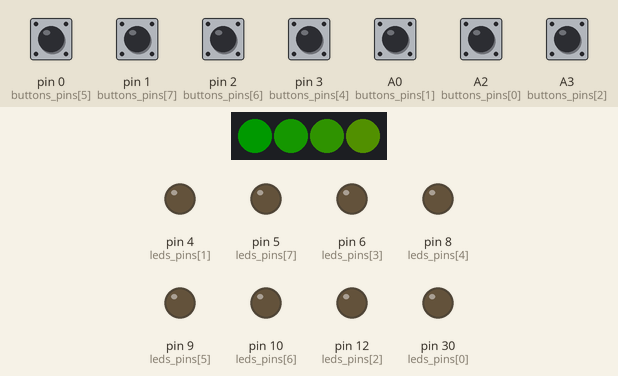
This sketch was run on a simulated Arduino Leonardo, built with avr-gcc and run on an emulated ATmega32U4. On the bench: 4 RGB LEDs in strip order, left to right, output pins drawn as LEDs (lit = HIGH). The inputs (shaded band) are chosen by the test bench; at power-on: A0 (buttons_pins[1]), A2 (buttons_pins[0]), A3 (buttons_pins[2]), pin 0 (buttons_pins[5]), pin 1 (buttons_pins[7]), pin 2 (buttons_pins[6]), pin 3 (buttons_pins[4]) HIGH. Dim RGB values are drawn brighter than linear; USB keyboard and mouse output is not drawn.

Above: at 0.15 s.
At 4.74 s:
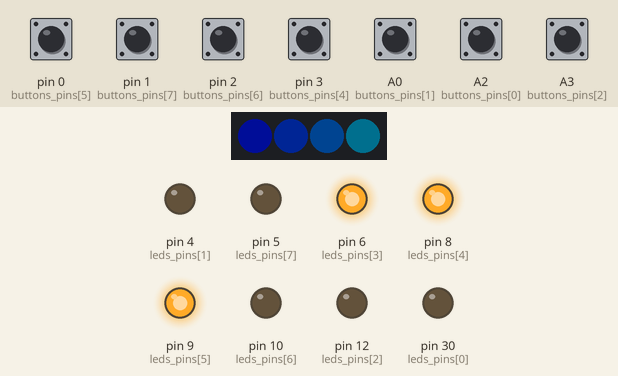
At 9.63 s:
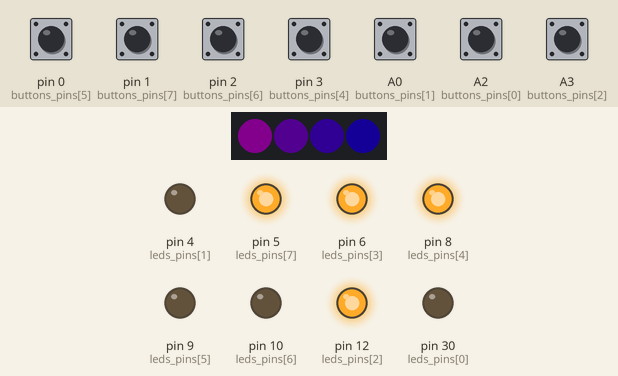
At 19.73 s:
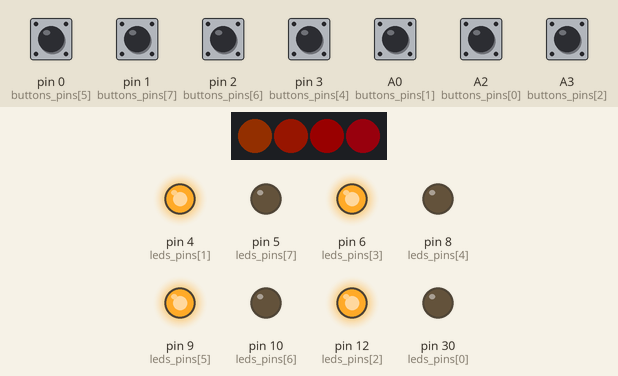
At 29.52 s:
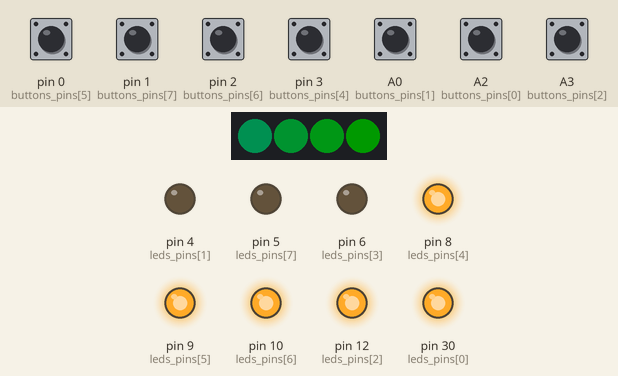
At 39.61 s:
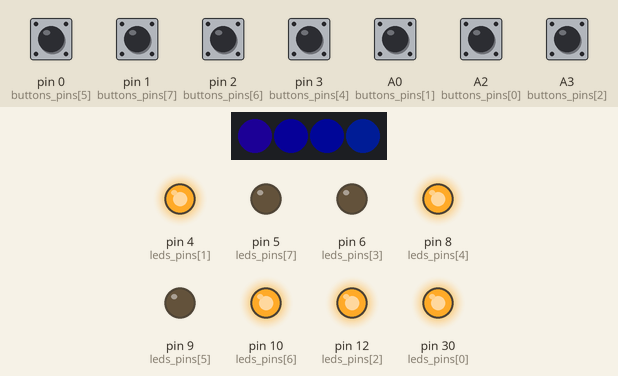
Timing chart, 0 to 40.0 s (numbered marks = the images above):
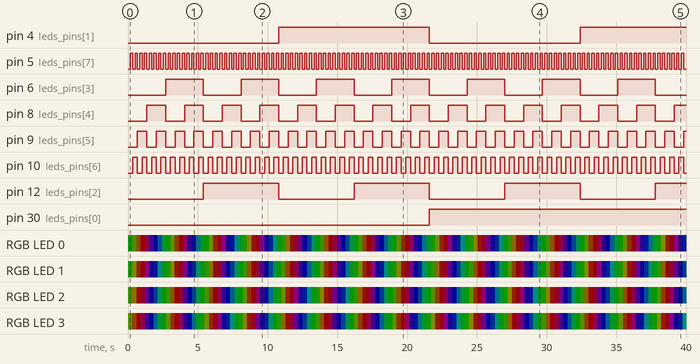

The sketch:

gamepad_card.ino
```cpp
#include <Adafruit_NeoPixel.h>
#include <Joystick.h>

#define PIXEL_NUM	4
#define PIXEL_PIN	A5
#define PIXEL_BRIGH	25

uint8_t buttons_pins[8] = {
	A2,
	A0,
	A3,
	A3,
	3,
	0,
	2,
	1
};

uint8_t leds_pins[8] = {
	30,
	4,
	12,
	6,
	8,
	9,
	10,
	5
};

uint8_t lastButtonState[8] = {1,1,1,1,1,1,1,1};

Joystick_ Joystick;
Adafruit_NeoPixel pixels(PIXEL_NUM, PIXEL_PIN, NEO_GRB + NEO_KHZ800);
uint32_t j=0;

uint32_t Wheel(byte WheelPos) {
	if(WheelPos < 85) {
		return pixels.Color(WheelPos * 3, 255 - WheelPos * 3, 0);
	} else if(WheelPos < 170) {
		WheelPos -= 85;
		return pixels.Color(255 - WheelPos * 3, 0, WheelPos * 3);
	} else {
		WheelPos -= 170;
		return pixels.Color(0, WheelPos * 3, 255 - WheelPos * 3);
	}
}


void setup() {
	pixels.begin();
	Joystick.begin();

	for (uint8_t i=0; i<8; i++) {
		pinMode(buttons_pins[i], INPUT);
		digitalWrite(buttons_pins[i], HIGH);
	}

	for (uint8_t i=0; i<8; i++) {
		pinMode(leds_pins[i], OUTPUT);
	}
}

void loop() {

	for (uint8_t i=0; i<8; i++) {
		uint8_t d = digitalRead(buttons_pins[i]);
		if (d != lastButtonState[i]) {
			Joystick.setButton(i, !d);
			lastButtonState[i] = d;
		}
	}

	for (uint8_t i=0; i<8; i++)
		digitalWrite(leds_pins[7-i], (j>>4>>i)&1);

	for (uint8_t i=0;i<4;i++)
		pixels.setPixelColor(i, Wheel((j&0xFF)+i*10));
	j++;

	pixels.setBrightness(PIXEL_BRIGH);
	pixels.show();
	delay(10);
}
```

Measured:
- by itself, pin 4 (leds_pins[1]): LOW → HIGH at 10.8 s, → LOW 10.8 s later, → HIGH 10.8 s later
- by itself, pin 5 (leds_pins[7]): alternates HIGH for 0.17 s and LOW for 0.17 s
- by itself, pin 6 (leds_pins[3]): alternates HIGH for 2.7 s and LOW for 2.7 s
- by itself, pin 8 (leds_pins[4]): alternates HIGH for 1.4 s and LOW for 1.4 s
- by itself, pin 9 (leds_pins[5]): alternates HIGH for 0.68 s and LOW for 0.68 s
- by itself, pin 10 (leds_pins[6]): alternates HIGH for 0.34 s and LOW for 0.34 s
- by itself, pin 12 (leds_pins[2]): alternates HIGH for 5.4 s and LOW for 5.4 s
- by itself, pin 30 (leds_pins[0]): LOW → HIGH at 21.6 s
